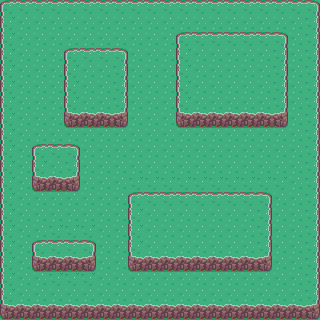

Rendered tile map (Tiled .tmx) drawn with the repository's tilesets; below, a short description and the full map source, tile grids included:
An orthogonal 20x20 tile map with 16x16 px tiles, 1 tile layer (background).

<map version="1.0" tiledversion="1.1.5" orientation="orthogonal" renderorder="right-down" width="20" height="20" tilewidth="16" tileheight="16" infinite="0" nextobjectid="1">
 <tileset firstgid="1" name="tiles" tilewidth="16" tileheight="16" tilecount="104" columns="8">
  <image source="../Documents/localServer/alterra/assets/tiles.png" width="128" height="208" />
  <tile id="4">
   <properties>
    <property name="collide" type="bool" value="true" />
   </properties>
  </tile>
  <tile id="5">
   <properties>
    <property name="collide" type="bool" value="true" />
   </properties>
  </tile>
  <tile id="6">
   <properties>
    <property name="collide" type="bool" value="true" />
   </properties>
  </tile>
  <tile id="12">
   <properties>
    <property name="collide" type="bool" value="true" />
   </properties>
  </tile>
  <tile id="14">
   <properties>
    <property name="collide" type="bool" value="true" />
   </properties>
  </tile>
  <tile id="20">
   <properties>
    <property name="collide" type="bool" value="true" />
   </properties>
  </tile>
  <tile id="21">
   <properties>
    <property name="collide" type="bool" value="true" />
   </properties>
  </tile>
  <tile id="22">
   <properties>
    <property name="collide" type="bool" value="true" />
   </properties>
  </tile>
 </tileset>
 <layer name="background" width="20" height="20">
  <data encoding="csv">
5,6,6,6,6,6,6,6,6,6,6,6,6,6,6,6,6,6,6,7,
13,47,47,47,47,47,47,47,47,47,47,47,47,47,47,47,47,47,47,15,
13,47,47,47,47,47,47,47,47,47,47,5,6,6,6,6,6,7,47,15,
13,47,47,47,5,6,6,7,47,47,47,13,47,47,47,47,47,15,47,15,
13,47,47,47,13,47,47,15,47,47,47,13,47,47,47,47,47,15,47,15,
13,47,47,47,13,47,47,15,47,47,47,13,47,47,47,47,47,15,47,15,
13,47,47,47,13,47,47,15,47,47,47,13,47,47,47,47,47,15,47,15,
13,47,47,47,21,22,22,23,47,47,47,21,22,22,22,22,22,23,47,15,
13,47,47,47,47,47,47,47,47,47,47,47,47,47,47,47,47,47,47,15,
13,47,5,6,7,47,47,47,47,47,47,47,47,47,47,47,47,47,47,15,
13,47,13,47,15,47,47,47,47,47,47,47,47,47,47,47,47,47,47,15,
13,47,21,22,23,47,47,47,46,46,46,46,46,46,46,46,46,46,47,15,
13,47,47,47,47,47,47,47,5,6,6,6,6,6,6,6,7,47,47,15,
13,47,47,47,47,47,47,47,13,47,47,47,47,47,47,47,15,47,47,15,
13,47,47,46,46,46,47,47,13,47,47,47,47,47,47,47,15,47,47,15,
13,47,5,6,6,7,47,47,13,47,47,47,47,47,47,47,15,47,47,15,
13,47,21,22,22,23,47,47,21,22,22,22,22,22,22,22,23,47,47,15,
13,47,47,46,46,46,47,47,47,47,47,47,47,47,47,47,47,47,47,15,
13,47,47,47,47,47,47,47,47,47,47,47,47,47,47,47,47,47,47,15,
21,22,22,22,22,22,22,22,22,22,22,22,22,22,22,22,22,22,22,23
</data>
 </layer>
</map>
